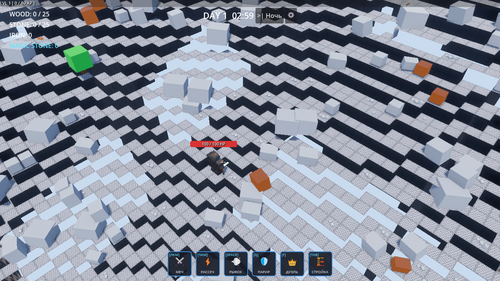
#> input picture docs/screenshots/issue_25/after/01_long_mountain_slope.png, 500 x 281 px, shrunk from 1280 x 720 before the run, found by its file name
$ python generate_terrain_comparisons.py
#> lines starting #> are read from the running program, lines starting #| are printed output that depends on the picture
#!/usr/bin/env python3
"""
Generates side-by-side Before/After comparison images for Issue #25 Terrain Massing Pass.
"""

from pathlib import Path
from PIL import Image, ImageDraw

REPO_ROOT = Path(__file__).resolve().parent.parent
BEFORE_DIR = REPO_ROOT / "docs" / "screenshots" / "issue_25" / "before"
AFTER_DIR = REPO_ROOT / "docs" / "screenshots" / "issue_25" / "after"
COMP_DIR = REPO_ROOT / "docs" / "screenshots" / "issue_25" / "comparisons"

SCENARIOS = [
    ("01_long_mountain_slope.png", "01_long_mountain_slope_comparison.png", "Long Mountain Slope (Zebra Ladder vs Large Terraced Masses)"),
    ("02_cliff_height_50plus.png", "02_cliff_height_50plus_comparison.png", "Cliff at Height 50+ (Toothpick Stripes vs Grouped Escarpment)"),
    ("03_biome_transition_plains_mountains.png", "03_biome_transition_comparison.png", "Biome Transition Plains -> Mountains (Ledges & Strata)"),
    ("04_forest_hill.png", "04_forest_hill_comparison.png", "Forest Hill (Black Chasm Scars vs Natural Rolling Hillside)"),
    ("05_loaded_chunk_boundary.png", "05_loaded_chunk_boundary_comparison.png", "Loaded Chunk Boundary (Seamless Multi-Biome Border)"),
]

def main():
    COMP_DIR.mkdir(parents=True, exist_ok=True)

    for src_name, dst_name, title in SCENARIOS:
        before_path = BEFORE_DIR / src_name
        after_path = AFTER_DIR / src_name
        if not before_path.exists() or not after_path.exists():
            print(f"Skipping {src_name}, missing files")
            continue

        img_b = Image.open(before_path)
#> img_b is the input picture: PIL image 500x281 RGB; mean R, G, B 132.5, 139, 152.4
        img_a = Image.open(after_path)

        w, h = img_b.size
#> w = 500; h = 281
        header_h = 50
        comp_img = Image.new("RGB", (w * 2, h + header_h), color=(24, 28, 36))
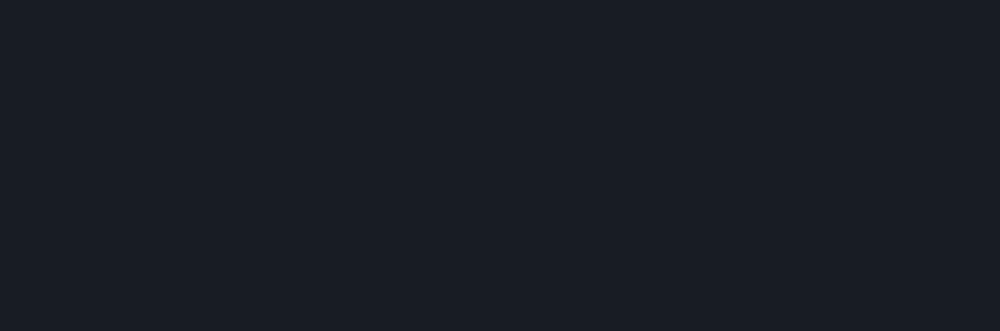
#> comp_img: PIL image 1000x331 RGB; mean R, G, B 24, 28, 36
        draw = ImageDraw.Draw(comp_img)

        # Draw headers
        draw.text((w // 2 - 140, 15), f"BEFORE (Baseline): {title}", fill=(240, 200, 100))
        draw.text((w + w // 2 - 140, 15), f"AFTER (Terrain Massing): {title}", fill=(100, 240, 140))

        # Paste images
        comp_img.paste(img_b, (0, header_h))
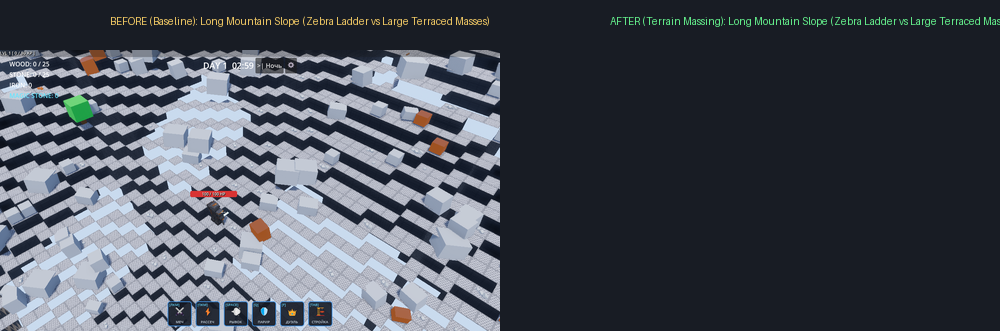
#> comp_img: PIL image 1000x331 RGB; mean R, G, B 70.8, 76.1, 85.9
        comp_img.paste(img_a, (w, header_h))
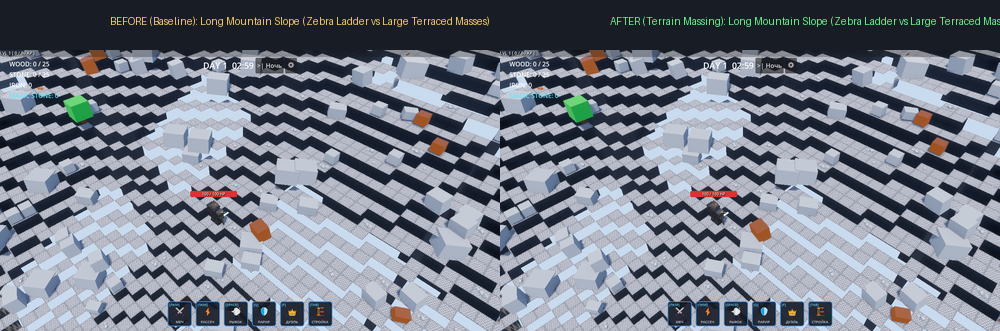
#> comp_img: PIL image 1000x331 RGB; mean R, G, B 116.8, 123.2, 135.3

        # Save
        out_path = COMP_DIR / dst_name
        comp_img.save(out_path)
        print(f"Generated comparison: {out_path}")
#> pass 2 of the loop in main, `for src_name, dst_name, title in SCENARIOS:`:
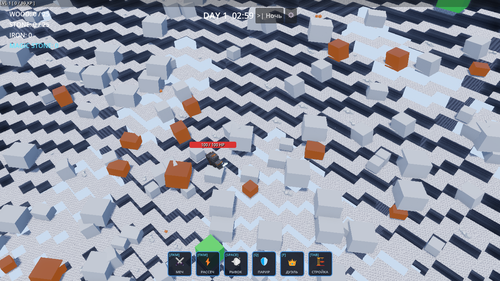
#> input picture docs/screenshots/issue_25/after/02_cliff_height_50plus.png, 500 x 281 px, shrunk from 1280 x 720 before the run, found by its file name
#> in main, img_b is the input picture: PIL image 500x281 RGB; mean R, G, B 148.1, 153.4, 166.9
#> in main, `comp_img.paste(img_b, (0, header_h))`:
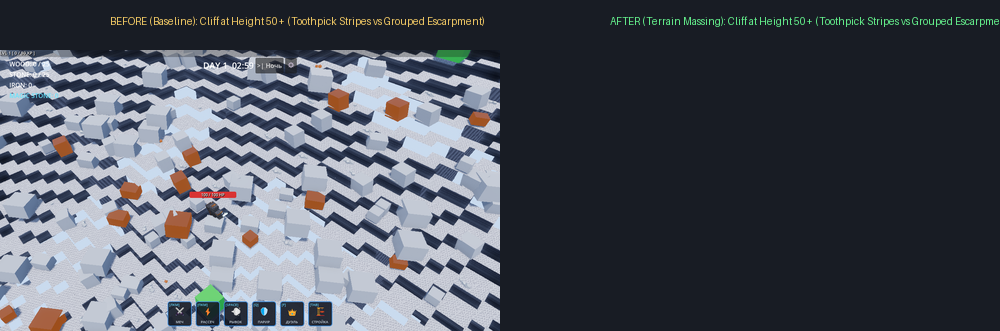
#> comp_img: PIL image 1000x331 RGB; mean R, G, B 77.5, 82.3, 92
#> in main, `comp_img.paste(img_a, (w, header_h))`:
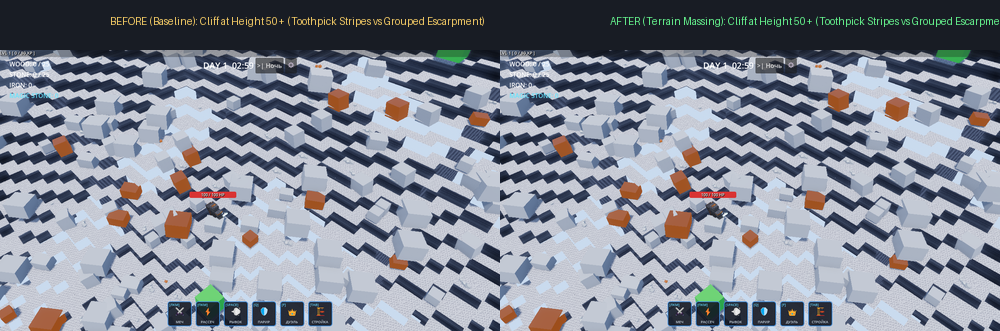
#> comp_img: PIL image 1000x331 RGB; mean R, G, B 130.2, 135.5, 147.6
#> pass 3 of the loop in main, `for src_name, dst_name, title in SCENARIOS:`:
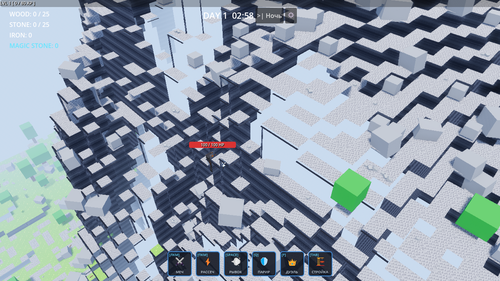
#> input picture docs/screenshots/issue_25/after/03_biome_transition_plains_mountains.png, 500 x 281 px, shrunk from 1280 x 720 before the run, found by its file name
#> in main, img_b is the input picture: PIL image 500x281 RGB; mean R, G, B 144.8, 157.5, 170.8
#> in main, `comp_img.paste(img_b, (0, header_h))`:
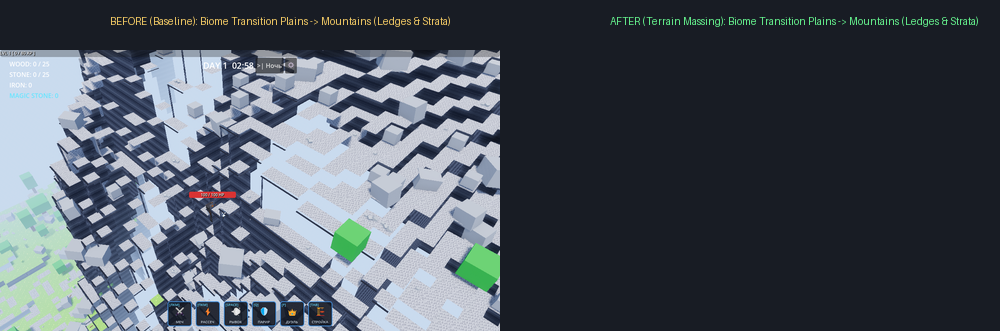
#> comp_img: PIL image 1000x331 RGB; mean R, G, B 76, 83.9, 93.6
#> in main, `comp_img.paste(img_a, (w, header_h))`:
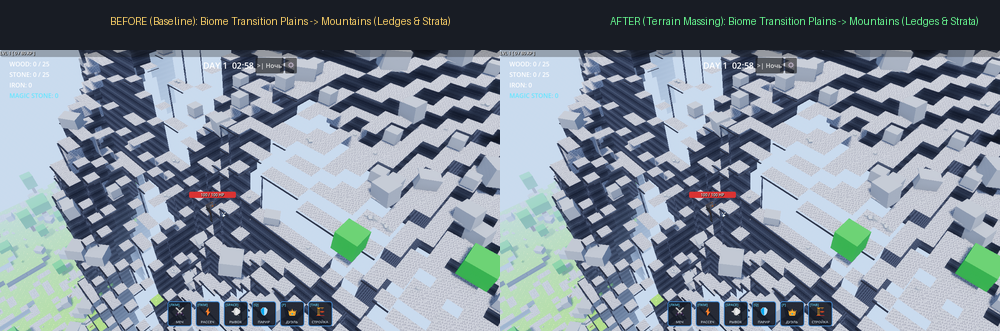
#> comp_img: PIL image 1000x331 RGB; mean R, G, B 127.2, 138.9, 150.8
#> the loop made 5 passes; the first 3 are shown

    print("All comparisons generated successfully.")

if __name__ == "__main__":
    main()
